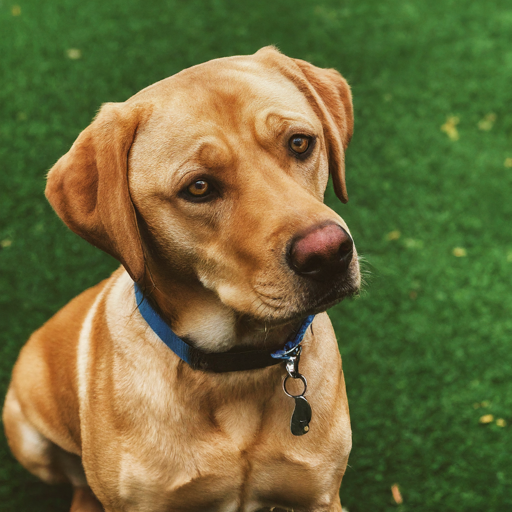
#> input picture dog.png, 512 x 512 px
$ python imageRotation.py
#> lines starting #> are read from the running program, lines starting #| are printed output that depends on the picture
import cv2

def clockwise90(image):
    return cv2.rotate(image, cv2.ROTATE_90_CLOCKWISE)

def anticlockwise90(image):
    return cv2.rotate(image, cv2.ROTATE_90_COUNTERCLOCKWISE)

def clockwise180(image):
    return cv2.rotate(image, cv2.ROTATE_180)

def anticlockwise180(image):
    return cv2.rotate(image, cv2.ROTATE_180)

def default():
    print("Invalid choice")

if __name__ == "__main__":
    image_path = "./dog.png"
    image = cv2.imread(image_path)
#> image is the input picture: shape (512, 512, 3); mean B, G, R 59.5, 107.5, 109.2

    if image is not None:
        print("Enter your choice:")
        print("1: Clockwise 90\n2: Anti Clockwise 90\n3: Clockwise 180\n4: Anti Clockwise 180")

        choice = int(input())
#> the answer given: 1

        switch_dict = {
            1: clockwise90,
            2: anticlockwise90,
            3: clockwise180,
            4: anticlockwise180,
        }

        rotated_image = switch_dict.get(choice, default)(image)
#> in clockwise90, `return cv2.rotate(image, cv2.ROTATE_90_CLOCKWISE)`:
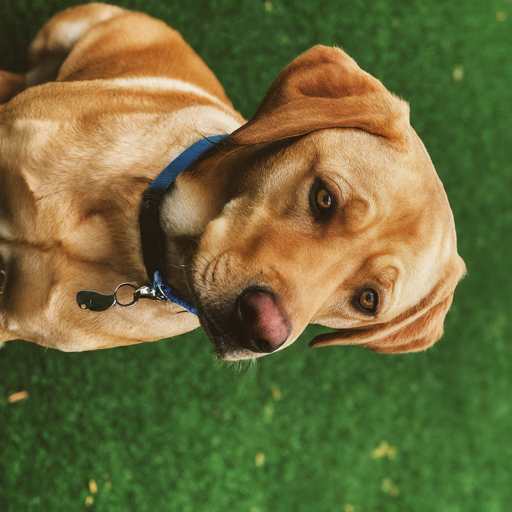
#> returned value: shape (512, 512, 3); mean of channels 0, 1, 2 59.5, 107.5, 109.2; drawn as B, G, R

        # Display the input and output images
        cv2.imshow("Original Image", image)
        cv2.imshow("Rotated Image", rotated_image)

        cv2.waitKey(0)
        cv2.destroyAllWindows()
    else:
        print("***Image reading failed***")

$ run again, with apple.jpeg saved as dog.png
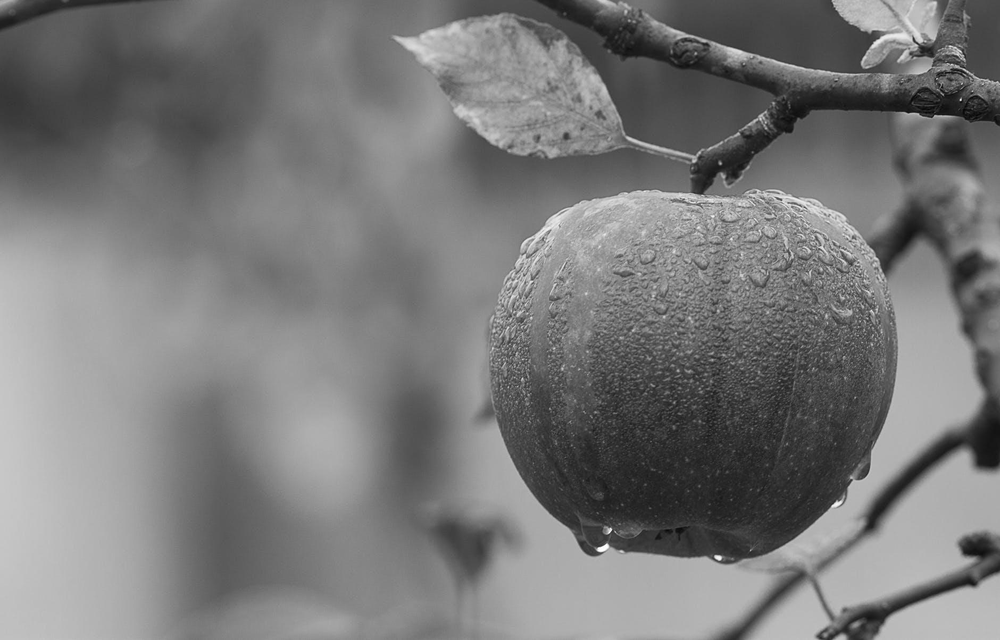
#> input picture apple.jpeg, 1000 x 640 px, shrunk from 1880 x 1204 before the run
#> image is the input picture: shape (640, 1000, 3); min 4, max 255, mean 121.2
#> in clockwise90, `return cv2.rotate(image, cv2.ROTATE_90_CLOCKWISE)`:
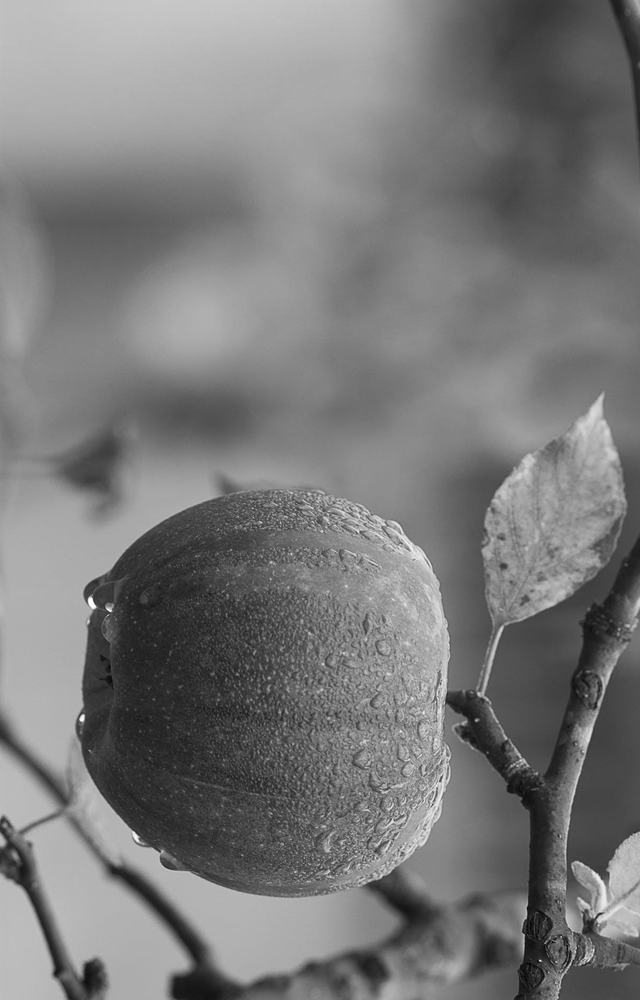
#> returned value: shape (1000, 640, 3); min 4, max 255, mean 121.2

$ run again, with tree.jpg saved as dog.png
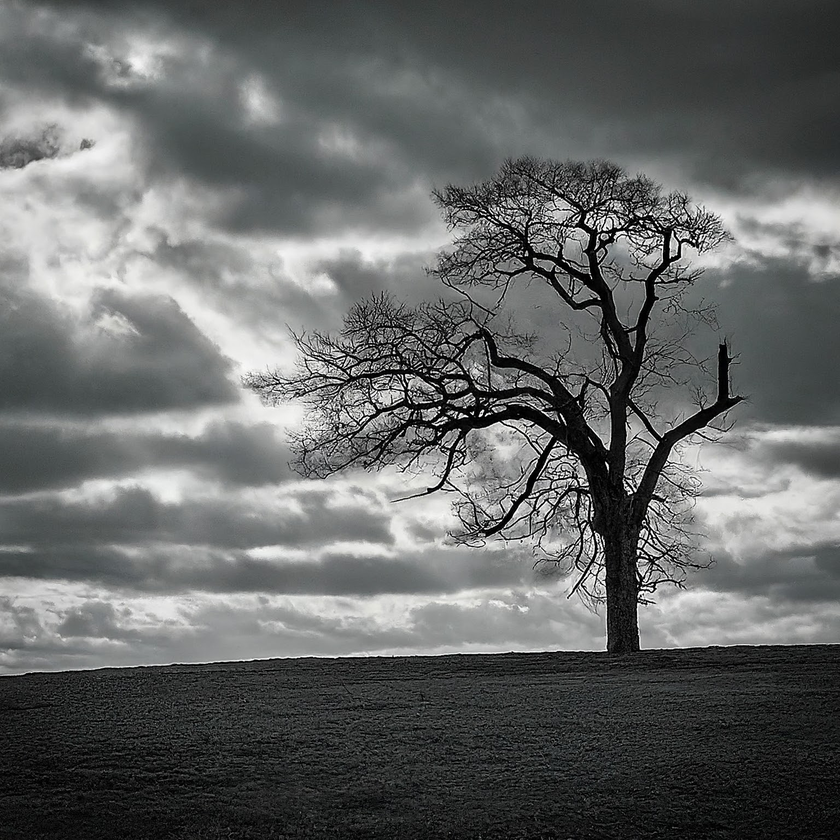
#> input picture tree.jpg, 840 x 840 px, shrunk from 1536 x 1536 before the run
#> image is the input picture: shape (840, 840, 3); mean B, G, R 102.7, 103.3, 101.2
#> in clockwise90, `return cv2.rotate(image, cv2.ROTATE_90_CLOCKWISE)`:
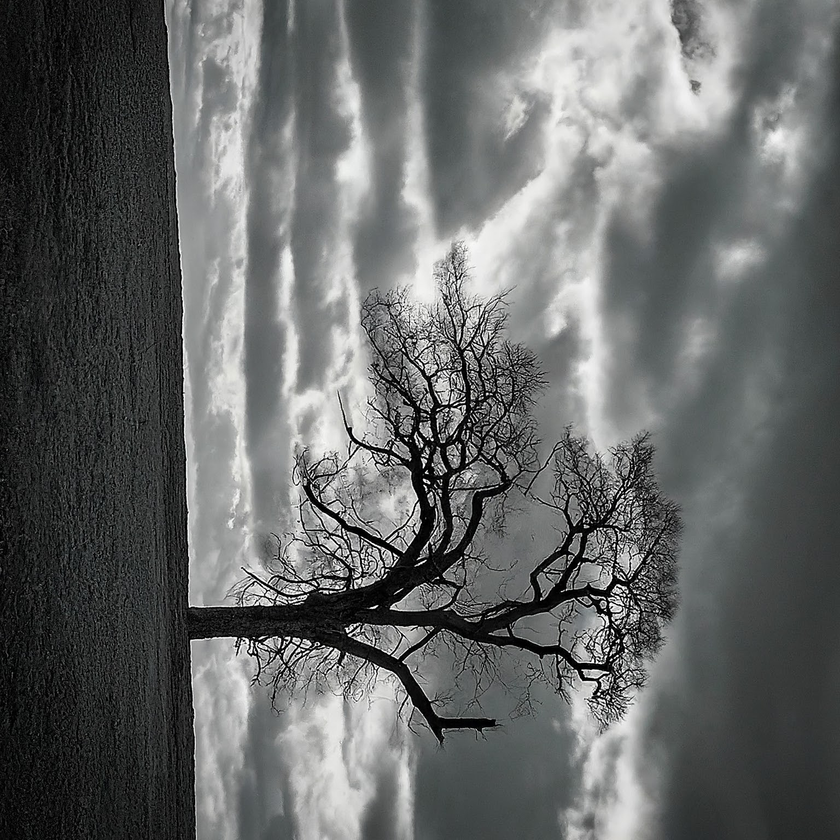
#> returned value: shape (840, 840, 3); mean of channels 0, 1, 2 102.7, 103.3, 101.2; drawn as B, G, R
